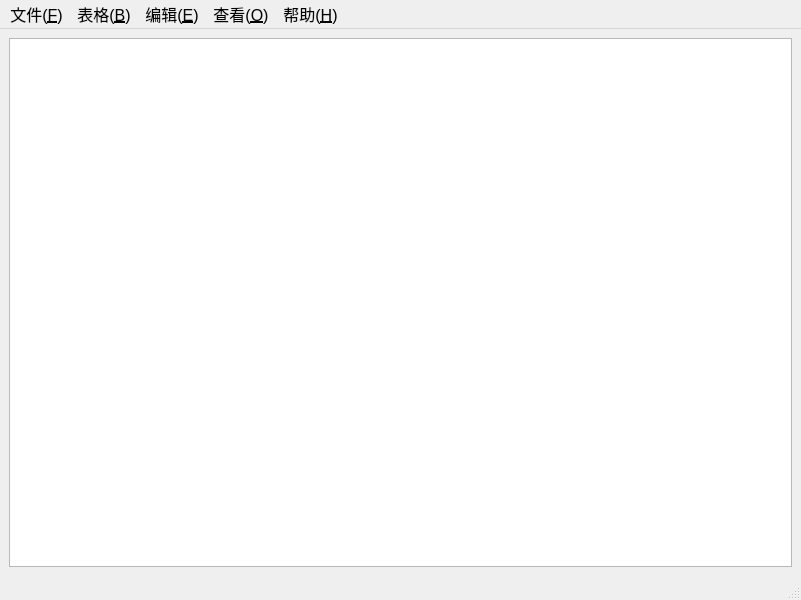
<?xml version="1.0" encoding="UTF-8"?>
<ui version="4.0">
 <class>MainWindow</class>
 <widget class="QMainWindow" name="MainWindow">
  <property name="geometry">
   <rect>
    <x>0</x>
    <y>0</y>
    <width>801</width>
    <height>600</height>
   </rect>
  </property>
  <property name="font">
   <font>
    <pointsize>12</pointsize>
   </font>
  </property>
  <property name="windowTitle">
   <string>CSV编辑器</string>
  </property>
  <widget class="QWidget" name="centralwidget">
   <layout class="QHBoxLayout" name="horizontalLayout">
    <item>
     <widget class="QTableWidget" name="tableWidget"/>
    </item>
   </layout>
  </widget>
  <widget class="QMenuBar" name="menubar">
   <property name="geometry">
    <rect>
     <x>0</x>
     <y>0</y>
     <width>801</width>
     <height>31</height>
    </rect>
   </property>
   <widget class="QMenu" name="menu">
    <property name="title">
     <string>文件(&amp;F)</string>
    </property>
    <addaction name="action_N"/>
    <addaction name="action_O"/>
    <addaction name="action_S"/>
    <addaction name="action_Shift_S"/>
    <addaction name="separator"/>
    <addaction name="action_Q"/>
   </widget>
   <widget class="QMenu" name="menu_2">
    <property name="title">
     <string>编辑(&amp;E)</string>
    </property>
    <addaction name="action_Adapt"/>
   </widget>
   <widget class="QMenu" name="menu_3">
    <property name="title">
     <string>查看(&amp;O)</string>
    </property>
    <addaction name="action_Up"/>
    <addaction name="action_Down"/>
   </widget>
   <widget class="QMenu" name="menu_H">
    <property name="title">
     <string>帮助(&amp;H)</string>
    </property>
    <addaction name="action_M"/>
   </widget>
   <widget class="QMenu" name="menu_B">
    <property name="title">
     <string>表格(&amp;B)</string>
    </property>
    <addaction name="action_C"/>
    <addaction name="action_R"/>
    <addaction name="action_Rcol"/>
    <addaction name="action_Rrow"/>
   </widget>
   <addaction name="menu"/>
   <addaction name="menu_B"/>
   <addaction name="menu_2"/>
   <addaction name="menu_3"/>
   <addaction name="menu_H"/>
  </widget>
  <widget class="QStatusBar" name="statusbar"/>
  <action name="action_N">
   <property name="text">
    <string>新建(Ctrl + N)</string>
   </property>
  </action>
  <action name="action_O">
   <property name="text">
    <string>打开(Ctrl + O)</string>
   </property>
  </action>
  <action name="action_S">
   <property name="text">
    <string>保存(Ctrl + S)</string>
   </property>
  </action>
  <action name="action_Shift_S">
   <property name="text">
    <string>另存为(Ctrl + Shift + S)</string>
   </property>
  </action>
  <action name="action_M">
   <property name="text">
    <string>关于(Ctrl + M)</string>
   </property>
  </action>
  <action name="action_Q">
   <property name="text">
    <string>关闭(Ctrl + Q)</string>
   </property>
  </action>
  <action name="action_C">
   <property name="text">
    <string>添加一列(Ctrl + Shift + C)</string>
   </property>
  </action>
  <action name="action_R">
   <property name="text">
    <string>添加一行(Ctrl + Shift + R)</string>
   </property>
  </action>
  <action name="action_Rcol">
   <property name="text">
    <string>减少一列</string>
   </property>
  </action>
  <action name="action_Rrow">
   <property name="text">
    <string>减少一行</string>
   </property>
  </action>
  <action name="action_Up">
   <property name="text">
    <string>字体增大(Ctrl + Shift + U)</string>
   </property>
  </action>
  <action name="action_Down">
   <property name="text">
    <string>字体减小(Ctrl + Shift + D)</string>
   </property>
  </action>
  <action name="action_Adapt">
   <property name="text">
    <string>表格适应</string>
   </property>
  </action>
 </widget>
 <resources/>
 <connections/>
</ui>
